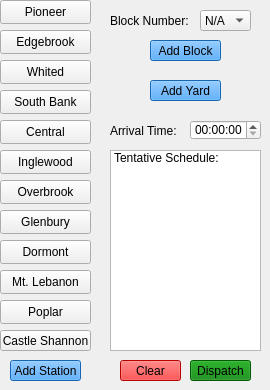
    <widget class="QWidget" name="greenLinePage">
     <widget class="QPushButton" name="dormontStation">
      <property name="geometry">
       <rect>
        <x>0</x>
        <y>240</y>
        <width>91</width>
        <height>24</height>
       </rect>
      </property>
      <property name="text">
       <string>Dormont</string>
      </property>
     </widget>
     <widget class="QPushButton" name="glenburyStation">
      <property name="geometry">
       <rect>
        <x>0</x>
        <y>210</y>
        <width>91</width>
        <height>24</height>
       </rect>
      </property>
      <property name="text">
       <string>Glenbury</string>
      </property>
     </widget>
     <widget class="QPushButton" name="edgebrookStation">
      <property name="geometry">
       <rect>
        <x>0</x>
        <y>30</y>
        <width>91</width>
        <height>24</height>
       </rect>
      </property>
      <property name="text">
       <string>Edgebrook</string>
      </property>
     </widget>
     <widget class="QPushButton" name="pioneerStation">
      <property name="geometry">
       <rect>
        <x>0</x>
        <y>0</y>
        <width>91</width>
        <height>24</height>
       </rect>
      </property>
      <property name="text">
       <string>Pioneer</string>
      </property>
     </widget>
     <widget class="QPushButton" name="overbrookStation">
      <property name="geometry">
       <rect>
        <x>0</x>
        <y>180</y>
        <width>91</width>
        <height>24</height>
       </rect>
      </property>
      <property name="text">
       <string>Overbrook</string>
      </property>
     </widget>
     <widget class="QPushButton" name="poplarStation">
      <property name="geometry">
       <rect>
        <x>0</x>
        <y>300</y>
        <width>91</width>
        <height>24</height>
       </rect>
      </property>
      <property name="text">
       <string>Poplar</string>
      </property>
     </widget>
     <widget class="QPushButton" name="castleShannonStation">
      <property name="geometry">
       <rect>
        <x>0</x>
        <y>330</y>
        <width>91</width>
        <height>21</height>
       </rect>
      </property>
      <property name="text">
       <string>Castle Shannon</string>
      </property>
     </widget>
     <widget class="QPushButton" name="centralStation">
      <property name="geometry">
       <rect>
        <x>0</x>
        <y>120</y>
        <width>91</width>
        <height>24</height>
       </rect>
      </property>
      <property name="text">
       <string>Central</string>
      </property>
     </widget>
     <widget class="QPushButton" name="inglewoodStation">
      <property name="geometry">
       <rect>
        <x>0</x>
        <y>150</y>
        <width>91</width>
        <height>24</height>
       </rect>
      </property>
      <property name="text">
       <string>Inglewood</string>
      </property>
     </widget>
     <widget class="QPushButton" name="southBankStation">
      <property name="geometry">
       <rect>
        <x>0</x>
        <y>90</y>
        <width>91</width>
        <height>24</height>
       </rect>
      </property>
      <property name="text">
       <string>South Bank</string>
      </property>
     </widget>
     <widget class="QPushButton" name="whitedStation">
      <property name="geometry">
       <rect>
        <x>0</x>
        <y>60</y>
        <width>91</width>
        <height>24</height>
       </rect>
      </property>
      <property name="text">
       <string>Whited</string>
      </property>
     </widget>
     <widget class="QPushButton" name="lebanonStation">
      <property name="geometry">
       <rect>
        <x>0</x>
        <y>270</y>
        <width>91</width>
        <height>24</height>
       </rect>
      </property>
      <property name="text">
       <string>Mt. Lebanon</string>
      </property>
     </widget>
     <widget class="QComboBox" name="greenBlockDispatch">
      <property name="geometry">
       <rect>
        <x>200</x>
        <y>10</y>
        <width>51</width>
        <height>21</height>
       </rect>
      </property>
      <item>
       <property name="text">
        <string>N/A</string>
       </property>
      </item>
     </widget>
     <widget class="QLabel" name="blockLabel">
      <property name="geometry">
       <rect>
        <x>110</x>
        <y>10</y>
        <width>81</width>
        <height>21</height>
       </rect>
      </property>
      <property name="text">
       <string>Block Number:</string>
      </property>
     </widget>
     <widget class="QPushButton" name="greenAddStation">
      <property name="geometry">
       <rect>
        <x>10</x>
        <y>360</y>
        <width>71</width>
        <height>21</height>
       </rect>
      </property>
      <property name="styleSheet">
       <string notr="true">background-color: DodgerBlue; color: Black</string>
      </property>
      <property name="text">
       <string>Add Station</string>
      </property>
     </widget>
     <widget class="QPushButton" name="greenAddBlock">
      <property name="geometry">
       <rect>
        <x>150</x>
        <y>40</y>
        <width>71</width>
        <height>21</height>
       </rect>
      </property>
      <property name="styleSheet">
       <string notr="true">background-color: DodgerBlue; color: Black</string>
      </property>
      <property name="text">
       <string>Add Block</string>
      </property>
     </widget>
     <widget class="QPushButton" name="greenAddYard">
      <property name="geometry">
       <rect>
        <x>150</x>
        <y>80</y>
        <width>71</width>
        <height>21</height>
       </rect>
      </property>
      <property name="styleSheet">
       <string notr="true">background-color: DodgerBlue; color: Black</string>
      </property>
      <property name="text">
       <string>Add Yard</string>
      </property>
     </widget>
     <widget class="QListWidget" name="greenTentSchedule">
      <property name="geometry">
       <rect>
        <x>110</x>
        <y>150</y>
        <width>151</width>
        <height>201</height>
       </rect>
      </property>
      <item>
       <property name="text">
        <string>Tentative Schedule:</string>
       </property>
      </item>
     </widget>
     <widget class="QLabel" name="arrivalLabel">
      <property name="geometry">
       <rect>
        <x>110</x>
        <y>120</y>
        <width>71</width>
        <height>21</height>
       </rect>
      </property>
      <property name="text">
       <string>Arrival Time:</string>
      </property>
     </widget>
     <widget class="QTimeEdit" name="greenArrivalInput">
      <property name="geometry">
       <rect>
        <x>190</x>
        <y>120</y>
        <width>71</width>
        <height>20</height>
       </rect>
      </property>
     </widget>
     <widget class="QPushButton" name="greenClear">
      <property name="geometry">
       <rect>
        <x>120</x>
        <y>360</y>
        <width>61</width>
        <height>21</height>
       </rect>
      </property>
      <property name="styleSheet">
       <string notr="true">background-color: Red; color: Black</string>
      </property>
      <property name="text">
       <string>Clear</string>
      </property>
     </widget>
     <widget class="QPushButton" name="greenDispatch">
      <property name="geometry">
       <rect>
        <x>190</x>
        <y>360</y>
        <width>61</width>
        <height>21</height>
       </rect>
      </property>
      <property name="styleSheet">
       <string notr="true">background-color: Green; color: Black</string>
      </property>
      <property name="text">
       <string>Dispatch</string>
      </property>
     </widget>
    </widget>
